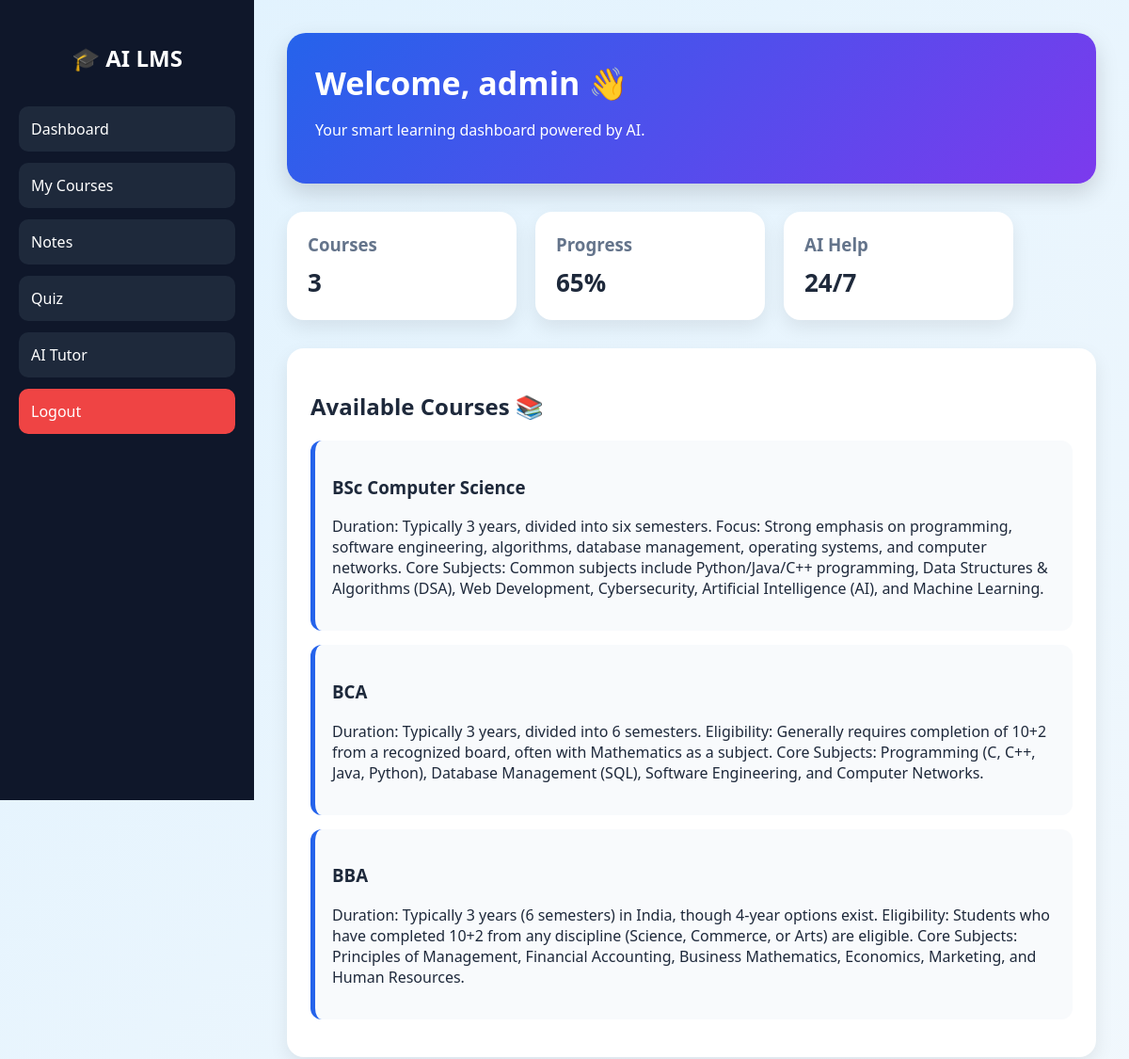
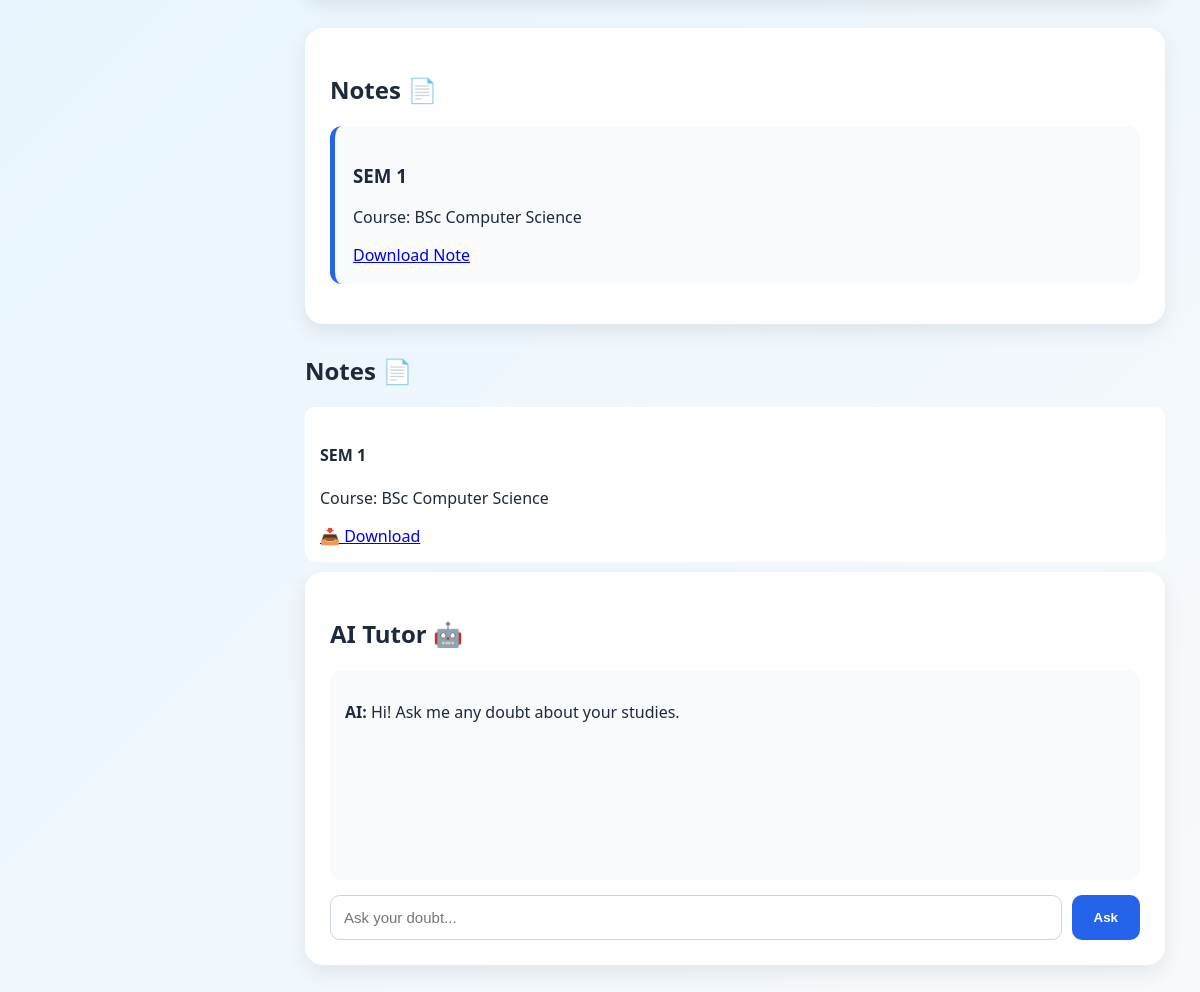
Screenshot of /student/dashboard/ (signed in) with the database file from the repository (2 pictures, top to bottom).
### accounts/models.py (models this page shows)
class User(AbstractUser):
    is_teacher = models.BooleanField(default=False)
    is_student = models.BooleanField(default=False)

### courses/models.py (models this page shows, shortened)
class Course(models.Model):
    title = models.CharField(max_length=200)
    description = models.TextField()

class Note(models.Model):
    course = models.ForeignKey(Course, on_delete=models.CASCADE)
    title = models.CharField(max_length=200)
    file = models.FileField(upload_to='notes/')

### courses/views.py (the view)
# urls.py: path('student/dashboard/', views.student_dashboard, name='student_dashboard'),
@login_required
def student_dashboard(request):
    courses = Course.objects.all()
    notes = Note.objects.all()
    return render(request, 'student/dashboard.html', {
        'courses': courses,
        'notes': notes
    })

### templates/student/dashboard.html (shortened to what this page needs)
<!DOCTYPE html>
<html>
<head>
</head>
<body>
<div class="sidebar">
    <h2>🎓 AI LMS</h2>
    	<a href="/student/dashboard/">Dashboard</a>
  	 <a href="/student/courses/">My Courses</a>
	<a href="/student/notes/">Notes</a>
<a href="/student/quiz/">Quiz</a>
	<a href="/student/ai-tutor/">AI Tutor</a>
    <a class="logout" href="/logout/">Logout</a>
</div>
<div class="main">
    <div class="top-card">
        <h1>Welcome, {{ request.user.username }} 👋</h1>
        <p>Your smart learning dashboard powered by AI.</p>
    </div>
    <div class="stats">
        <div class="stat-card">
            <h3>Courses</h3>
            <p>{{ courses|length }}</p>
        </div>
        <div class="stat-card">
            <h3>Progress</h3>
            <p>65%</p>
        </div>
        <div class="stat-card">
            <h3>AI Help</h3>
            <p>24/7</p>
        </div>
    </div>
    <div class="section">
        <h2>Available Courses 📚</h2>
        {% for course in courses %}
            <div class="course">
                <h3>{{ course.title }}</h3>
                <p>{{ course.description }}</p>
            </div>
        {% empty %}
            <p>No courses available yet.</p>
        {% endfor %}
    </div>
<div class="section">
    <h2>Notes 📄</h2>
    {% for note in notes %}
        <div class="course">
            <h3>{{ note.title }}</h3>
            <p>Course: {{ note.course.title }}</p>
            <a href="{{ note.file.url }}" target="_blank">Download Note</a>
        </div>
    {% empty %}
        <p>No notes uploaded yet.</p>
    {% endfor %}
</div>
<h2>Notes 📄</h2>
{% for note in notes %}
    <div style="background:white;padding:15px;margin:10px 0;border-radius:10px;">
        <h4>{{ note.title }}</h4>
        <p>Course: {{ note.course.title }}</p>
        <a href="{{ note.file.url }}" target="_blank">📥 Download</a>
    </div>
{% empty %}
    <p>No notes available yet.</p>
{% endfor %}
    <div class="section">
        <h2>AI Tutor 🤖</h2>
        <div id="chatBox" class="chat-box">
            <p><b>AI:</b> Hi! Ask me any doubt about your studies.</p>
        </div>
        <div class="input-row">
            <input type="text" id="msg" placeholder="Ask your doubt...">
            <button onclick="sendMessage()">Ask</button>
        </div>
    </div>
</div>
</body>
</html>

### templates/student/dashboard.html (style rules this page uses)
body { margin: 0; font-family: 'Segoe UI', Arial, sans-serif; background: linear-gradient(135deg, #e0f2fe, #f8fafc); color: #1e293b; }
.sidebar { width: 230px; height: 100vh; background: #0f172a; color: white; position: fixed; padding: 25px 20px; }
.sidebar h2 { margin-bottom: 35px; text-align: center; }
.sidebar a { display: block; color: white; text-decoration: none; padding: 13px; margin-bottom: 12px; border-radius: 10px; background: #1e293b; }
.main { margin-left: 270px; padding: 35px; }
.top-card { background: linear-gradient(135deg, #2563eb, #7c3aed); color: white; padding: 30px; border-radius: 20px; box-shadow: 0 10px 25px rgba(0,0,0,0.15); margin-bottom: 30px; }
.top-card h1 { margin: 0; font-size: 34px; }
.stats { display: flex; gap: 20px; margin-bottom: 30px; }
.stat-card { background: white; padding: 22px; border-radius: 18px; width: 200px; box-shadow: 0 8px 20px rgba(0,0,0,0.08); }
.stat-card h3 { margin: 0; color: #64748b; }
.stat-card p { font-size: 26px; font-weight: bold; margin: 10px 0 0; }
.section { background: white; padding: 25px; border-radius: 18px; box-shadow: 0 8px 20px rgba(0,0,0,0.08); margin-bottom: 30px; }
.course { background: #f8fafc; border-left: 5px solid #2563eb; padding: 18px; margin: 15px 0; border-radius: 12px; }
.chat-box { height: 180px; overflow-y: auto; background: #f8fafc; padding: 15px; border-radius: 12px; margin-bottom: 15px; }
.input-row { display: flex; gap: 10px; }
input { flex: 1; padding: 13px; border: 1px solid #cbd5e1; border-radius: 10px; font-size: 15px; }
button { padding: 13px 22px; border: none; border-radius: 10px; background: #2563eb; color: white; font-weight: bold; cursor: pointer; }
.logout { background: #ef4444 !important; }

### rows the page displays
User: user.username "admin"
Course: title "BSc Computer Science", description "Duration: Typically 3 years, divided into six semesters. Focus: Strong emphasis on programming, software engineering, algorithms, database management, operating systems, and computer networks. Core Subjects: Common subjects include Python/Java/C++ programming, Data Structures & Algorithms (DSA), Web Development, Cybersecurity, Artificial Intelligence (AI), and Machine Learning."
Course: title "BCA", description "Duration: Typically 3 years, divided into 6 semesters. Eligibility: Generally requires completion of 10+2 from a recognized board, often with Mathematics as a subject. Core Subjects: Programming (C, C++, Java, Python), Database Management (SQL), Software Engineering, and Computer Networks."
Course: title "BBA", description "Duration: Typically 3 years (6 semesters) in India, though 4-year options exist. Eligibility: Students who have completed 10+2 from any discipline (Science, Commerce, or Arts) are eligible. Core Subjects: Principles of Management, Financial Accounting, Business Mathematics, Economics, Marketing, and Human Resources."
Note: title "SEM 1", course "BSc Computer Science"

### other values shown
{{ courses|length }} "3"
